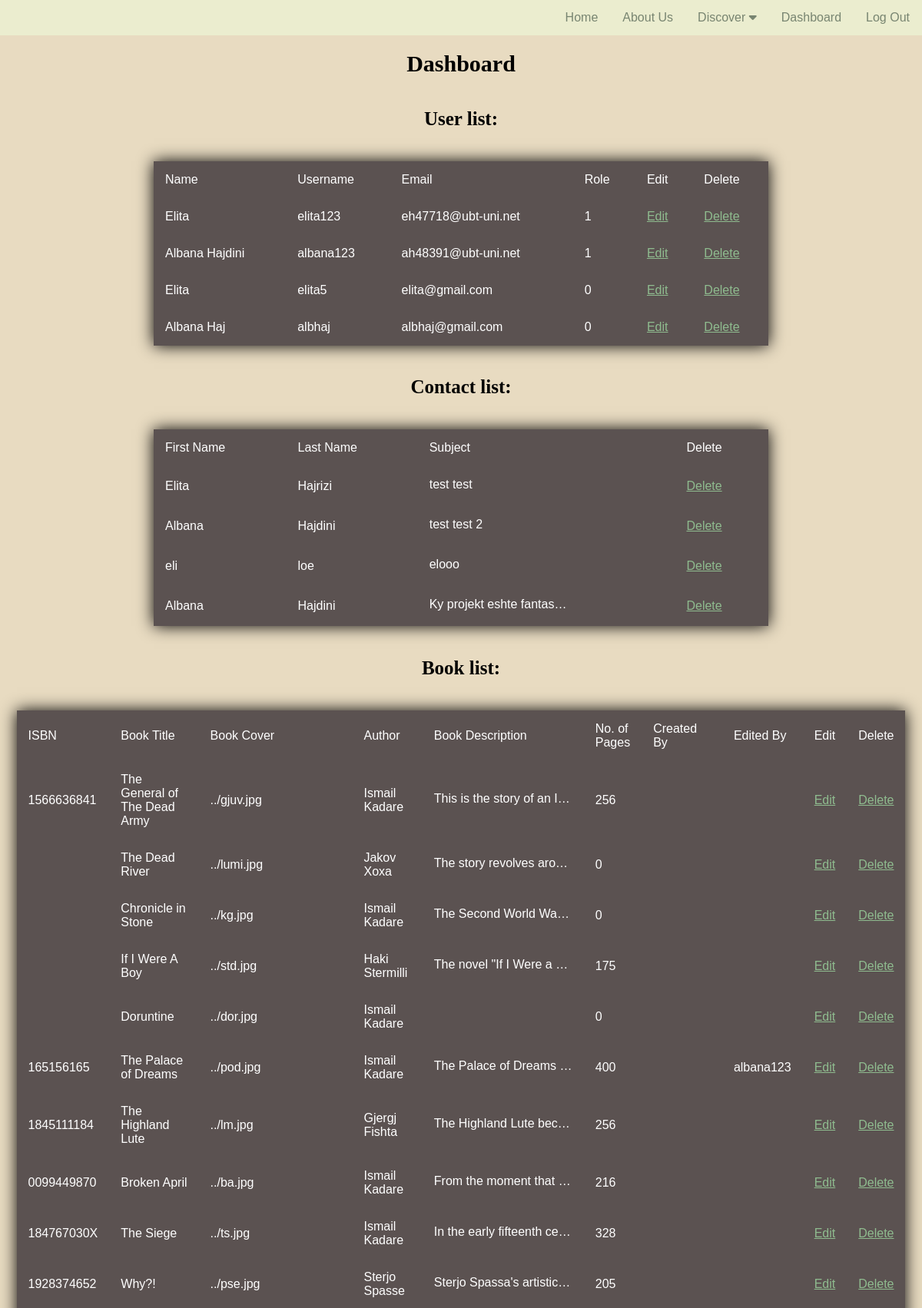
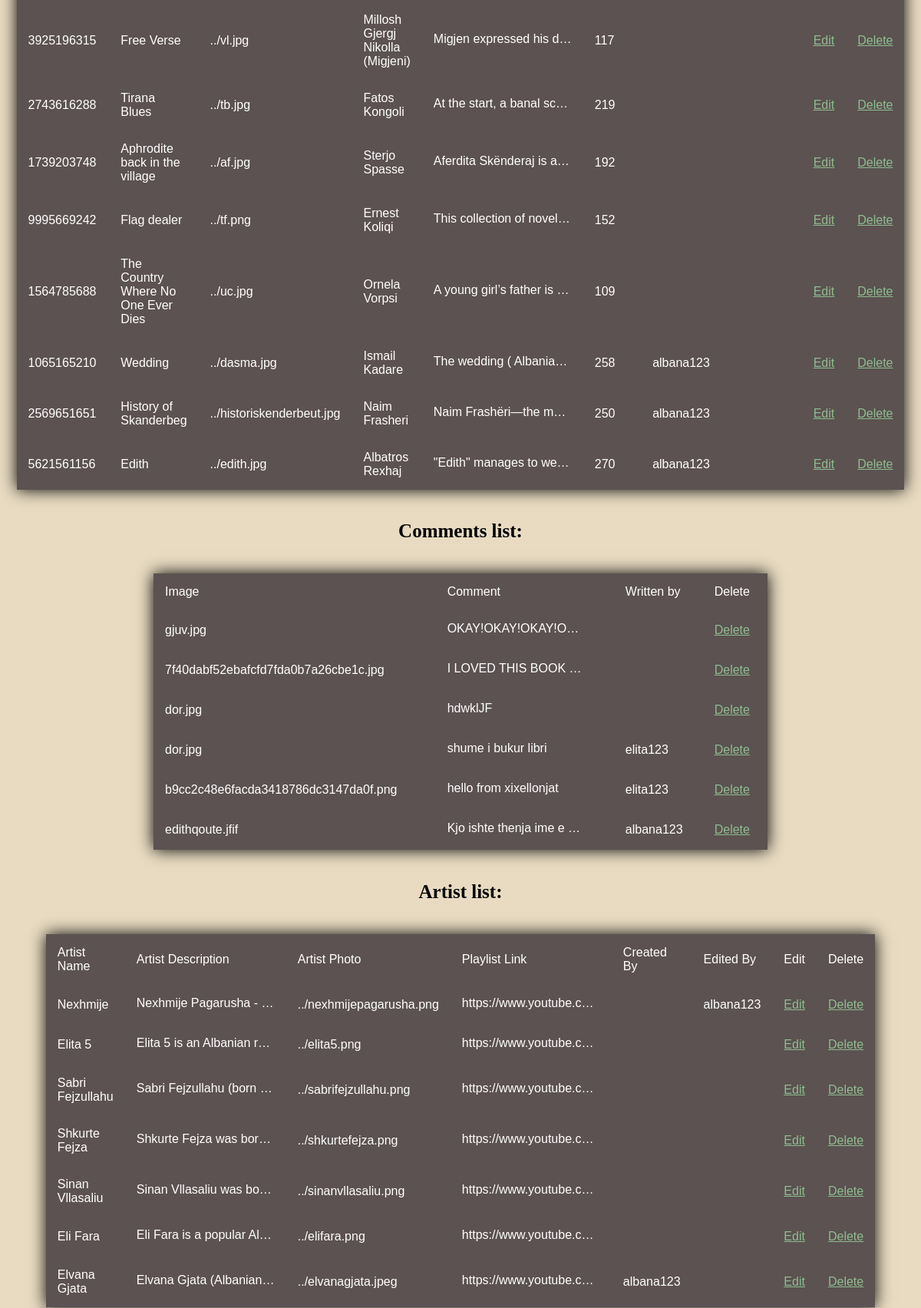
Page /phpFiles/dashboard.php (signed in, upper part) on the committed database (2 pictures, top to bottom).
### tables this page shows
CREATE TABLE `webusers` (
  `userid` int(11) NOT NULL,
  `name` varchar(255) NOT NULL,
  `username` varchar(255) NOT NULL,
  `password` binary(60) NOT NULL,
  `email` varchar(255) NOT NULL,
  `role` int(11) NOT NULL
);

CREATE TABLE `contact` (
  `contactid` int(11) NOT NULL,
  `firstname` varchar(255) NOT NULL,
  `lastname` varchar(255) NOT NULL,
  `subject` varchar(255) NOT NULL
);

CREATE TABLE `books` (
  `bookid` int(11) NOT NULL,
  `titulli` varchar(255) NOT NULL,
  `foto` varchar(255) NOT NULL,
  `autori` varchar(255) NOT NULL,
  `pershkrimi` text NOT NULL,
  `isbn` varchar(13) NOT NULL,
  `pagenr` int(11) NOT NULL,
  `created_by` varchar(255) NOT NULL,
  `edited_by` varchar(255) NOT NULL
);

CREATE TABLE `images` (
  `id` int(11) NOT NULL,
  `image` varchar(200) NOT NULL,
  `text` text NOT NULL,
  `written_by` varchar(255) NOT NULL
);

CREATE TABLE `music` (
  `artistid` int(11) NOT NULL,
  `name` varchar(255) NOT NULL,
  `description` varchar(255) NOT NULL,
  `foto` varchar(255) NOT NULL,
  `created_by` varchar(255) NOT NULL,
  `edited_by` varchar(255) NOT NULL,
  `link` varchar(255) NOT NULL
);

### phpFiles/dbConfig.php (called while the page is built, shortened)
<?php
class DatabasePDOConfiguration{
	private $connection;
	private $host = "localhost";
	private $dbname = "projektiweb-1";
	private $username = "root";
	private $password = "";
	protected function getConnection(){
		return $this -> connection;
	}
	protected function createConnection(){
		$this -> connection = new PDO("mysql:host=$this->host;dbname=$this->dbname",$this->username,$this->password);
		$this -> connection -> setAttribute(PDO::ATTR_ERRMODE, PDO::ERRMODE_EXCEPTION);
	}
}

### phpFiles/userMapper.php (called while the page is built, shortened)
<?php
require_once 'dbConfig.php';
class UserMapper extends DatabasePDOConfiguration{
	private $conn;
	public function __construct(){
		$this -> conn = $this -> getConnection();
	}
	public function getAllUsers(){
		$this -> query = "select *  from webusers";
		$statement = $this -> conn -> prepare($this -> query);
		$statement -> execute();
		$result = $statement -> fetchAll(PDO::FETCH_ASSOC);
		return $result;
	}
	public function getAllContactData(){
		$this -> query = "select *  from contact";
		$statement = $this->conn-> prepare($this -> query);
		$statement -> execute();
		$result = $statement -> fetchAll(PDO::FETCH_ASSOC);
		return $result;
	}
	public function getAllBooks(){
		$this -> query = "select *  from books";
		$statement = $this->conn-> prepare($this -> query);
		$statement -> execute();
		$result = $statement -> fetchAll(PDO::FETCH_ASSOC);
		return $result;
	}
	public function getAllArtists(){
		$this -> query = "select *  from music";
		$statement = $this->conn-> prepare($this -> query);
		$statement -> execute();
		$result = $statement -> fetchAll(PDO::FETCH_ASSOC);
		return $result;
	}
	public function getAllComments(){
		$this -> query = "select *  from images";
		$statement = $this->conn-> prepare($this -> query);
		$statement -> execute();
		$result = $statement -> fetchAll(PDO::FETCH_ASSOC);
		return $result;
	}
}

### phpFiles/dashboard.php (the view, shortened to what this page needs)
<?php
include_once 'header.php';
include_once 'userMapper.php';
if (isset($_SESSION["role"]) && $_SESSION["role"] == 1) {
    $mapper =  new UserMapper();
    $userList = $mapper->getAllUsers();
	$contactList = $mapper->getAllContactData();
	$bookList = $mapper->getAllBooks();
	$musicList = $mapper->getAllArtists();
    $comments = $mapper->getAllComments();
} else {
    header("Location:./phpPages/getInvolved.php");
}
?>
<div class="dashboard_body">
		<h1>Dashboard</h1>
    <div class="dashb_list">
        <h2>User list:</h2>
		<table class="dashboard_table">
            <thead>
                <tr>
                    <td>Name</td>
                    <td>Username</td>
                    <td>Email</td>
                    <td>Role</td>
                    <td>Edit</td>
                    <td>Delete</td>
                </tr>
            </thead>
            <tbody>
				 <?php
                foreach ($userList as $user) {
                ?>
                    <tr>
                        <td><?php echo $user['name']; ?></td>
                        <td><?php echo $user['username']; ?></td>
                        <td><?php echo $user['email']; ?></td>
                        <td><?php echo $user['role']; ?></td>
						<td><a href=<?php echo "edit.php?id=" . $user['userid'];
                                    ?>>Edit</td>
                        <td><a href=<?php echo "delUser.php?id=" . $user['userid'];
                                    ?>>Delete</td>
                    </tr>
                <?php
                }
                ?>
            </tbody>
        </table>
    </div>
    <div class="dashb_list">
        <h2>Contact list:</h2>
		<table class="dashboard_table">
            <thead>
                <tr>
                    <td>First Name</td>
                    <td>Last Name</td>
                    <td>Subject</td>
                    <td>Delete</td>
                </tr>
            </thead>
            <tbody>
				 <?php
                foreach ($contactList as $contact) {
                ?>
                    <tr>
                        <td><?php echo $contact['firstname']; ?></td>
                        <td><?php echo $contact['lastname']; ?></td>
                        <td><span><?php echo $contact['subject']; ?></span></td>
                        <td><a href=<?php echo "delContact.php?id=" . $contact['contactid'];
                                    ?>>Delete</td>
                    </tr>
                <?php
                }
                ?>
            </tbody>
        </table>
    </div>
    <div class="dashb_list">
        <h2>Book list:</h2>
		<table class="dashboard_table">
            <thead>
                <tr>
                    <td>ISBN</td>
                    <td>Book Title</td>
                    <td>Book Cover</td>
                    <td>Author</td>
                    <td>Book Description</td>
                    <td>No. of Pages</td>
                    <td>Created By</td>
                    <td>Edited By</td>
                    <td>Edit</td>
                    <td>Delete</td>
                </tr>
            </thead>
            <tbody>
				 <?php
                foreach ($bookList as $book) {
                ?>
                    <tr>
                        <td><?php echo $book['isbn']; ?></td>
                        <td><?php echo $book['titulli']; ?></td>
                        <td><?php echo $book['foto']; ?></td>
                        <td><?php echo $book['autori']; ?></td>
                        <td><span><?php echo $book['pershkrimi']; ?></span></td>
                        <td><?php echo $book['pagenr']; ?></td>
                        <td><?php echo $book['created_by']; ?></td>
                        <td><?php echo $book['edited_by']; ?></td>
                        <td><a href=<?php echo "editBook.php?id=" . $book['bookid'];
                                    ?>>Edit</td>
                        <td><a href=<?php echo "delBook.php?id=" . $book['bookid'];
                                    ?>>Delete</td>
                    </tr>
                <?php
                }
                ?>
            </tbody>
        </table>
    </div>
      <div class="dashb_list">
        <h2>Comments list:</h2>
		<table class="dashboard_table">
            <thead>
                <tr>
                    <td>Image</td>
                    <td>Comment</td>
                    <td>Written by</td>
                    <td>Delete</td>
                </tr>
            </thead>
            <tbody>
				 <?php
                foreach ($comments as $comment) {
                ?>
                    <tr>
                        <td><?php echo $comment['image']; ?></td>
                        <td><span><?php echo $comment['text']; ?></span></td>
                        <td><?php echo $comment['written_by']; ?></td>
                        <td><a href=<?php echo "delComment.php?id=" . $comment['id'];
                                    ?>>Delete</td>
                    </tr>
                <?php
                }
                ?>
            </tbody>
        </table>
    </div>
        <div class="dashb_list">
        <h2>Artist list:</h2>
		<table class="dashboard_table">
            <thead>
                <tr>
                    <td>Artist Name</td>
                    <td>Artist Description</td>
                    <td>Artist Photo</td>
                    <td>Playlist Link</td>
                    <td>Created By</td>
                    <td>Edited By</td>
                    <td>Edit</td>
                    <td>Delete</td>
                </tr>
            </thead>
            <tbody>
				 <?php
                foreach ($musicList as $music) {
                ?>
                    <tr>
                        <td><?php echo $music['name']; ?></td>
                        <td><span><?php echo $music['description']; ?></span></td>
                        <td><?php echo $music['foto']; ?></td>
                        <td><span><?php echo $music['link']; ?></span></td>
                        <td><?php echo $music['created_by']; ?></td>
                        <td><?php echo $music['edited_by']; ?></td>
                        <td><a href=<?php echo "editMusic.php?id=" . $music['artistid'];
                                    ?>>Edit</td>
                        <td><a href=<?php echo "delArtist.php?id=" . $music['artistid'];
                                    ?>>Delete</td>
                    </tr>
                <?php
                }
                ?>
            </tbody>
        </table>
    </div>
</div>
<?php
include 'footer.php'
?>

### css/style.css (style rules this page uses)
* { box-sizing: border-box; font-family: 'Popins', sans-serif; }
html, body { height: 100%; background-color: #e8dbc1; }
body { margin: 0; height: 100%; }
.dashb_list span { display: inline-block; width: 180px; white-space: nowrap; overflow: hidden !important; text-overflow: ellipsis; }
.dashboard_body h1 { font-family:Georgia, 'Times New Roman', Times, serif; text-align: center; font-size: 30px; }
.dashb_list h2 { font-family:Georgia, 'Times New Roman', Times, serif; text-align: center; font-size: 25px; }
.dashb_list { display: flex; flex-direction: column; align-items: center; }
table { margin: 20px; width: 800px; border-collapse: collapse; overflow: hidden; box-shadow: 0 0 20px; }
th,td { padding: 15px; background-color: #5b5251; color: #fff; }
table a { color: darkseagreen; }

### rows in the picture
webusers: name "Elita", username "elita123", email "eh47718@ubt-uni.net", role "1"
webusers: name "Albana Hajdini", username "albana123", email "ah48391@ubt-uni.net", role "1"
webusers: name "Elita", username "elita5", email "elita@gmail.com", role "0"
webusers: name "Albana Haj", username "albhaj", email "albhaj@gmail.com", role "0"
contact: firstname "Elita", lastname "Hajrizi", subject "test test"
contact: firstname "Albana", lastname "Hajdini", subject "test test 2"
contact: firstname "eli", lastname "loe", subject "elooo"
contact: firstname "Albana", lastname "Hajdini", subject "Ky projekt eshte fantas…"
books: isbn "1566636841", titulli "The General of The Dead Army", foto "../gjuv.jpg", autori "Ismail Kadare", pershkrimi "This is the story of an I…", pagenr "256"
books: titulli "The Dead River", foto "../lumi.jpg", autori "Jakov Xoxa", pershkrimi "The story revolves aro…", pagenr "0"
books: titulli "Chronicle in Stone", foto "../kg.jpg", autori "Ismail Kadare", pershkrimi "The Second World Wa…", pagenr "0"
books: titulli "If I Were A Boy", foto "../std.jpg", autori "Haki Stermilli", pershkrimi "The novel \"If I Were a…", pagenr "175"
books: titulli "Doruntine", foto "../dor.jpg", autori "Ismail Kadare", pagenr "0"
books: isbn "165156165", titulli "The Palace of Dreams", foto "../pod.jpg", autori "Ismail Kadare", pershkrimi "The Palace of Dreams…", pagenr "400", edited_by "albana123"
books: isbn "1845111184", titulli "The Highland Lute", foto "../lm.jpg", autori "Gjergj Fishta", pershkrimi "The Highland Lute bec…", pagenr "256"
books: isbn "0099449870", titulli "Broken April", foto "../ba.jpg", autori "Ismail Kadare", pershkrimi "From the moment that…", pagenr "216"
books: isbn "184767030X", titulli "The Siege", foto "../ts.jpg", autori "Ismail Kadare", pershkrimi "In the early fifteenth ce…", pagenr "328"
books: isbn "1928374652", titulli "Why?!", foto "../pse.jpg", autori "Sterjo Spasse", pershkrimi "Sterjo Spassa's artistic…", pagenr "205"
books: isbn "3925196315", titulli "Free Verse", foto "../vl.jpg", autori "Millosh Gjergj Nikolla (Migjeni)", pershkrimi "Migjen expressed his d…", pagenr "117"
books: isbn "2743616288", titulli "Tirana Blues", foto "../tb.jpg", autori "Fatos Kongoli", pershkrimi "At the start, a banal sc…", pagenr "219"
books: isbn "1739203748", titulli "Aphrodite back in the village", foto "../af.jpg", autori "Sterjo Spasse", pershkrimi "Aferdita Skënderaj is a…", pagenr "192"
books: isbn "9995669242", titulli "Flag dealer", foto "../tf.png", autori "Ernest Koliqi", pershkrimi "This collection of novel…", pagenr "152"
books: isbn "1564785688", titulli "The Country Where No One Ever Dies", foto "../uc.jpg", autori "Ornela Vorpsi", pershkrimi "A young girl’s father is…", pagenr "109"
books: isbn "1065165210", titulli "Wedding", foto "../dasma.jpg", autori "Ismail Kadare", pershkrimi "The wedding ( Albania…", pagenr "258", created_by "albana123"
books: isbn "2569651651", titulli "History of Skanderbeg", foto "../historiskenderbeut.jpg", autori "Naim Frasheri", pershkrimi "Naim Frashëri—the m…", pagenr "250", created_by "albana123"
books: isbn "5621561156", titulli "Edith", foto "../edith.jpg", autori "Albatros Rexhaj", pershkrimi "\"Edith\" manages to we…", pagenr "270", created_by "albana123"
images: image "gjuv.jpg", text "OKAY!OKAY!OKAY!O…"
images: image "7f40dabf52ebafcfd7fda0b7a26cbe1c.jpg", text "I LOVED THIS BOOK…"
images: image "dor.jpg", text "hdwklJF"
images: image "dor.jpg", text "shume i bukur libri", written_by "elita123"
images: image "b9cc2c48e6facda3418786dc3147da0f.png", text "hello from xixellonjat", written_by "elita123"
images: image "edithqoute.jfif", text "Kjo ishte thenja ime e…", written_by "albana123"
music: name "Nexhmije", description "Nexhmije Pagarusha -…", foto "../nexhmijepagarusha.png", link "https://www.youtube.c…", edited_by "albana123"
music: name "Elita 5", description "Elita 5 is an Albanian r…", foto "../elita5.png", link "https://www.youtube.c…"
music: name "Sabri Fejzullahu", description "Sabri Fejzullahu (born…", foto "../sabrifejzullahu.png", link "https://www.youtube.c…"
music: name "Shkurte Fejza", description "Shkurte Fejza was bor…", foto "../shkurtefejza.png", link "https://www.youtube.c…"
music: name "Sinan Vllasaliu", description "Sinan Vllasaliu was bo…", foto "../sinanvllasaliu.png", link "https://www.youtube.c…"
music: name "Eli Fara", description "Eli Fara is a popular Al…", foto "../elifara.png", link "https://www.youtube.c…"
music: name "Elvana Gjata", description "Elvana Gjata (Albanian…", foto "../elvanagjata.jpeg", link "https://www.youtube.c…", created_by "albana123"
